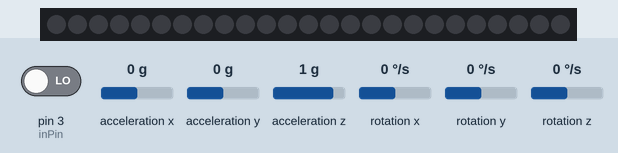
A sketch run on a simulated Arduino Uno, built with avr-gcc and run on an emulated ATmega328P. Shown: 25 RGB LEDs in strip order, left to right. The test bench sets the inputs (shaded band); at power-on: pin 3 (inPin) LOW, rotation z 0 °/s, acceleration x 0 g, acceleration y 0 g, acceleration z 1 g, rotation x 0 °/s, rotation y 0 °/s. Dim RGB values are drawn brighter than linear.

Above: at 4.2 s.
4.3 s: pin 3 (inPin) driven HIGH
At 5.5 s:
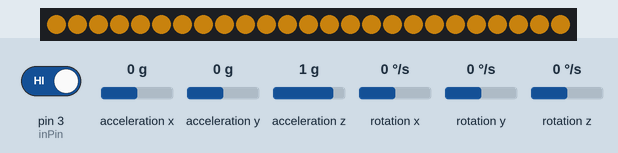
5.8 s: rotation z set to -44 °/s
7.3 s: rotation z set to -55 °/s
At 8.5 s:
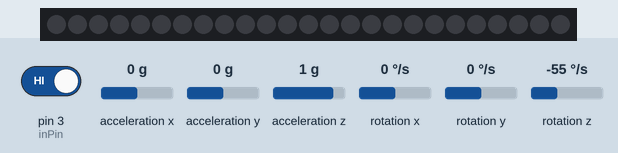
9.1 s: rotation z set to 47 °/s
11.7 s: rotation z set to 54 °/s
At 13.35 s:
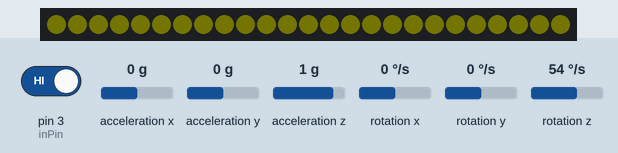
Timing chart, 0 to 14.8 s (numbered marks = the images above; inputs shaded):
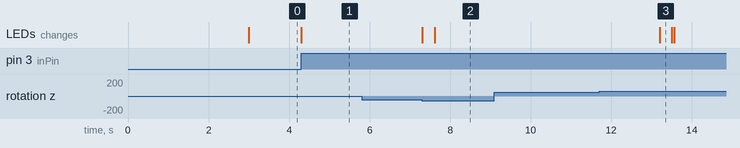

The sketch:

FraserHacks.ino
```cpp
#include "FastLED.h"                                          // FastLED library.
#include <MPU6050_tockn.h>
#include <Wire.h>
#include <movingAvg.h>

MPU6050 mpu6050(Wire);
long timer = 0;

movingAvg avgGYRO(5);

int inPin = 3;         // the number of the input pin

int state = LOW;      // the current state of the output pin
int reading;           // the current reading from the input pin
int previous = LOW;    // the previous reading from the input pin

// the follow variables are long's because the time, measured in miliseconds,
// will quickly become a bigger number than can be stored in an int.
long time = 0;         // the last time the output pin was toggled
long debounce = 200;   // the debounce time, increase if the output flickers


uint8_t thishue = 0;                                          // Starting hue value.
uint8_t deltahue = 10;
#define LED_DT 5                                             // Data pin to connect to the strip.
#define COLOR_ORDER GRB                                       // It's GRB for WS2812B and BGR for APA102
#define LED_TYPE WS2812B                                       // What kind of strip are you using (WS2801, WS2812B or APA102)?
#define NUM_LEDS 25                                           // Number of LED's.
#define MAX_BRIGHTNESS 128      // Thats full on, watch the power!
#define MIN_BRIGHTNESS 1
int BRIGHTNESS = 100;
int tempBright = 100;
// set to a minimum of 25%
struct CRGB leds[NUM_LEDS];
// Initialize our LED array.

bool toggle = false;

void setup() {
  Serial.begin(9600);
  Wire.begin();
  avgGYRO.begin();
  LEDS.addLeds<LED_TYPE, LED_DT, COLOR_ORDER>(leds, NUM_LEDS);        // Use this for WS2812B
  FastLED.setBrightness(MIN_BRIGHTNESS);


  mpu6050.begin();
  mpu6050.calcGyroOffsets(true);
}

void loop() {

  reading = digitalRead(inPin);

  if (reading == HIGH && previous == LOW && millis() - time > debounce) {
    if (state == HIGH) {
      state = LOW;
    }
    else {
      state = HIGH;

    }
  }

  if (state) {
    for (int i = 0; i < NUM_LEDS; i++) {
      leds[i].setRGB(255, 165, 20);
    }
    FastLED.show();
  }
  else {
    for (int i = 0; i < NUM_LEDS; i++) {
        leds[i] = CRGB::Black;
    }
    FastLED.show();
  }
  previous = reading;

  int BRIGHTNESS = constrain(tempBright, 0, 120);

  for (int i = 0; i < NUM_LEDS; i++) {
    leds[i].setRGB(255, 165, 20);
  }


  mpu6050.update();

  if (millis() - timer > 200) {

    timer = millis();
  }


  EVERY_N_MILLISECONDS(5) {                           // FastLED based non-blocking routine to update/display the sequence.
    FastLED.setBrightness(BRIGHTNESS);
  }
  if (mpu6050.getGyroZ() > 50) {
    tempBright += 1;

  }
  if (mpu6050.getGyroZ() < -50) {
    tempBright -= 1;


  }

}
```

Measured:
- the behaviour switches between -50 and -51 °/s on rotation z (found by bisection; images 1 and 2)
- the behaviour switches between 50 and 51 °/s on rotation z (found by bisection; images 2 and 3)
- after the input at 4.3 s, the LEDs: change at once (image 1)
- after the input at 5.8 s, every drawn part: stays the same
- after the input at 9.1 s, every drawn part: stays the same
- after the input at 11.7 s, the LEDs: change after 1.5 s (image 3)
